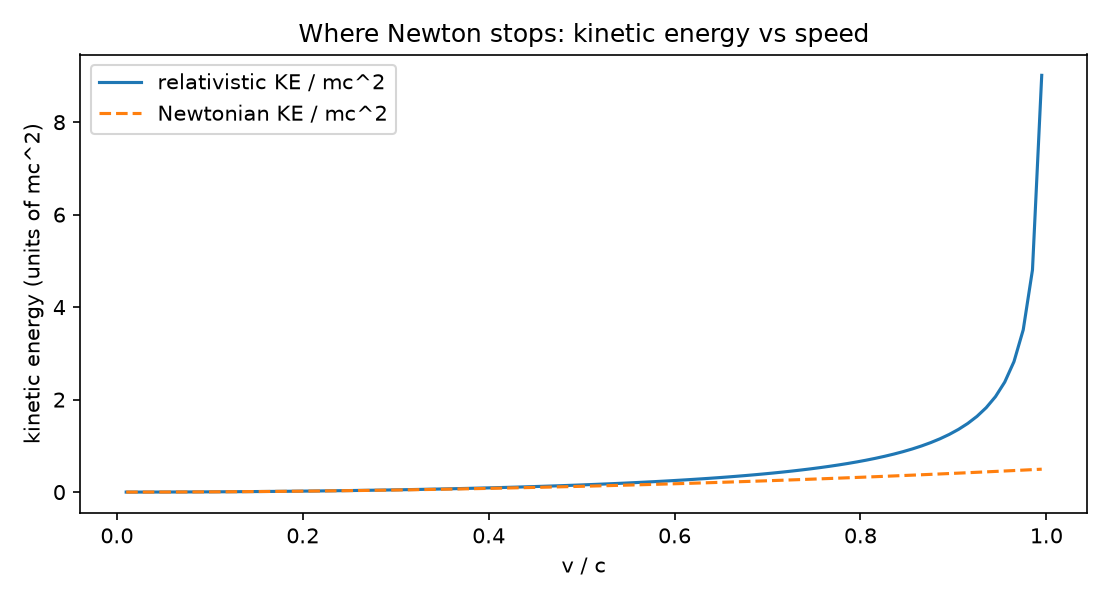

Source code (Python):
# E = mc^2 SCALES (Codex index #4; Special Relativity, NUM).
# Rest energy is not an abstraction: 1 kg of anything is 21.5
# megatons of TNT equivalent, the Sun burns 4.3 billion kg of
# itself every second, and fission's power is a 0.09% mass tax.
# Plus the relativistic correction: where Newton stops working.
# Gates (known values):
#   G1 electron rest energy 0.511 MeV, proton 938.3 MeV (1%)
#   G2 1 kg -> 21.5 Mt TNT within 2%
#   G3 gamma(0.6c) = 1.25 exactly; KE ratio at 0.1c = 1.0075
#      (series 1 + 3b^2/4; the first draft of this gate said
#      1.005 -- that is gamma-1 at 0.1c, a different number.
#      The computation was right; the anchor was not.)

import json
import numpy as np
import matplotlib
matplotlib.use("Agg")
import matplotlib.pyplot as plt

C = 299792458.0
EV = 1.602176634e-19
U_KG = 1.66053906660e-27
MT_TNT = 4.184e15          # J per megaton
LSUN = 3.828e26            # W

e_rest = 9.1093837015e-31 * C ** 2 / EV / 1e6     # MeV
p_rest = 1.67262192369e-27 * C ** 2 / EV / 1e6
print(f"electron rest energy {e_rest:.4f} MeV | proton {p_rest:.2f} MeV")
g1 = abs(e_rest - 0.511) / 0.511 < 0.01 and abs(p_rest - 938.27) / 938.27 < 0.01

kg_J = C ** 2
kg_Mt = kg_J / MT_TNT
print(f"1 kg = {kg_J:.4e} J = {kg_Mt:.1f} megatons TNT equivalent")
g2 = abs(kg_Mt - 21.5) / 21.5 < 0.02

sun_kg_s = LSUN / C ** 2
print(f"Sun converts {sun_kg_s:.3e} kg/s of mass into light")
fission_frac = 200.0 / (235.044 * 931.494)   # ~200 MeV per U-235 fission
print(f"U-235 fission releases ~200 MeV of {235.044 * 931.494:,.0f} MeV "
      f"rest energy = {100 * fission_frac:.3f}% of the mass")

betas = [0.1, 0.2, 0.4, 0.6, 0.8, 0.9, 0.99]
rows = []
for b in betas:
    gam = 1 / np.sqrt(1 - b ** 2)
    ke_rel = (gam - 1)
    ke_newt = 0.5 * b ** 2
    rows.append({"beta": b, "gamma": float(gam),
                 "KE_rel_mc2": float(ke_rel),
                 "KE_newton_mc2": float(ke_newt),
                 "ratio": float(ke_rel / ke_newt)})
    print(f"v={b:.2f}c: gamma={gam:.4f}  KE_rel={ke_rel:.4f} mc^2  "
          f"KE_Newton={ke_newt:.4f}  Newton is low by "
          f"{100 * (ke_rel / ke_newt - 1):.1f}%")
g3 = abs(1 / np.sqrt(1 - 0.36) - 1.25) < 1e-12 \
    and abs(rows[0]["ratio"] - 1.0075) < 0.002
print(f"GATES: G1 {g1} G2 {g2} G3 {g3}")

fig, ax = plt.subplots(figsize=(7.4, 4.0))
bb = np.linspace(0.01, 0.995, 100)
ax.plot(bb, 1 / np.sqrt(1 - bb ** 2) - 1, label="relativistic KE / mc^2")
ax.plot(bb, 0.5 * bb ** 2, "--", label="Newtonian KE / mc^2")
ax.set_xlabel("v / c")
ax.set_ylabel("kinetic energy (units of mc^2)")
ax.set_title("Where Newton stops: kinetic energy vs speed")
ax.legend()
fig.tight_layout()
fig.savefig("emc2.png", dpi=150)

out = {"electron_MeV": float(e_rest), "proton_MeV": float(p_rest),
       "kg_Mt_TNT": float(kg_Mt), "sun_kg_per_s": float(sun_kg_s),
       "fission_fraction": float(fission_frac), "rows": rows,
       "gates": {"G1_rest_energies": bool(g1), "G2_kg_TNT": bool(g2),
                 "G3_gamma": bool(g3)}}
with open("emc2_results.json", "w") as f:
    json.dump(out, f, indent=2)
print("ALL GATES PASS" if all(out["gates"].values()) else "SOME GATE FAILED")
print("Saved emc2_results.json + PNG")
